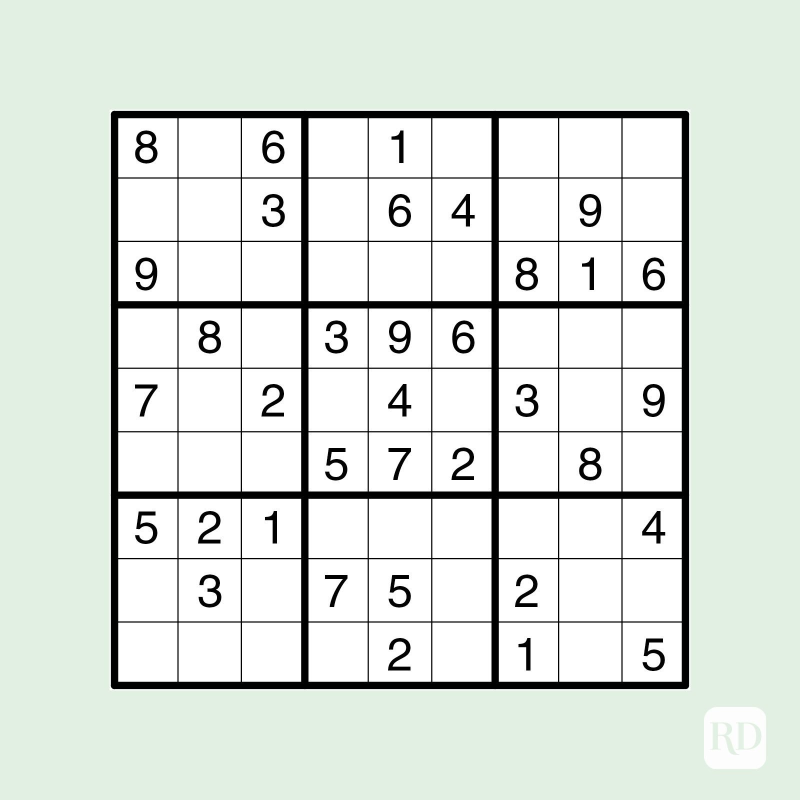
#> input picture sudoku2.jpg, 1600 x 1600 px (shown at 1/2 size)
$ python -i detector.py   (imports and definitions only)
#> lines starting #> are read from the running program, lines starting #| are printed output that depends on the picture; after the words box and inside, x2 and y2 are one past the last pixel; in counts of white or black regions, pixels touching at a corner belong together
import cv2
import numpy as np

from . import config


def preprocess(img):
    '''
        This funciton perfroms basic image preprocessing to make it easy to find contours
    '''
    gray = cv2.cvtColor(img, cv2.COLOR_BGR2GRAY)
    blur = cv2.GaussianBlur(gray, (5,5), 0)
    adaptThresh_inv = cv2.adaptiveThreshold(blur, 255, cv2.ADAPTIVE_THRESH_GAUSSIAN_C, cv2.THRESH_BINARY_INV, 7, 2)

    kernel = cv2.getStructuringElement(cv2.MORPH_ELLIPSE, (2,2))
    opening = cv2.morphologyEx(adaptThresh_inv, cv2.MORPH_OPEN, kernel)
    return opening


QUAD_EPSILON_FACTORS = (0.02, 0.03, 0.04, 0.05)
MAX_CONTOUR_CANDIDATES = 8


def _simplify_to_quad(contour):
    '''
        Simplifies a contour to a clean 4-point polygon via approxPolyDP, tried at a few
        increasing epsilons (real camera contours - lighting, blur, compression noise - often
        don't converge to exactly 4 points at a single fixed epsilon the way a clean synthetic
        shape does).

        Returns None if none of them converge to 4 points. It deliberately does NOT fall back to
        the raw contour: get_corners would then force any blob into a "quad" via its extremal
        points, which is exactly how a face silhouette used to get accepted as a grid.
    '''
    perimeter = cv2.arcLength(contour, True)
    for eps_factor in QUAD_EPSILON_FACTORS:
        approx = cv2.approxPolyDP(contour, eps_factor * perimeter, True)
        if len(approx) == 4:
            return approx
    return None


def quad_solidity(contour, coords):
    '''
        Ratio of the contour's own area to the area of the 4-corner quad through it. A real
        rectangular outline traces its own quad (~1.0); a rounded or irregular silhouette
        disagrees with its extremal-point quad substantially in either direction.
    '''
    quad_area = cv2.contourArea(coords.astype(np.float32).reshape(-1, 1, 2))
    if quad_area <= 0:
        return 0.0
    return cv2.contourArea(contour) / quad_area


def quad_aspect(coords):
    '''Width/height ratio of the quad, averaging each pair of opposite sides.'''
    tleft, tright, bright, bleft = coords
    width = (np.linalg.norm(tright - tleft) + np.linalg.norm(bright - bleft)) / 2
    height = (np.linalg.norm(bleft - tleft) + np.linalg.norm(bright - tright)) / 2
    if height <= 0:
        return 0.0
    return width / height


def is_grid_quad(contour, coords):
    '''
        Full shape test for "is this contour plausibly a sudoku grid outline". validate_rect
        alone is too weak - it only compares opposite side lengths, which an irregular blob's
        extremal points pass easily - so this also requires the contour to actually fill its
        quad (solidity) and to be roughly square (aspect).
    '''
    if not validate_rect(coords):
        return False
    solidity = quad_solidity(contour, coords)
    if not (config.QUAD_SOLIDITY_MIN <= solidity <= config.QUAD_SOLIDITY_MAX):
        return False
    aspect = quad_aspect(coords)
    return config.QUAD_ASPECT_MIN <= aspect <= config.QUAD_ASPECT_MAX


def find_largest_contour(image):
    '''
        Picks the sudoku grid contour out of `image`. A bigger object sharing the frame (a
        face, a hand) can easily have a larger contour area than the puzzle itself, so this
        doesn't just take the single largest-area contour - it checks candidates in descending
        area order and returns the first one that actually validates as a well-formed quad,
        letting a smaller-but-rectangular puzzle win over a bigger but irregular shape.

        Returns (quad, coords, is_valid_rect):
          - quad/coords are None if no contour cleared config.CONTOUR_MIN_AREA at all
          - otherwise they're the first candidate (checked largest-area-first) that passed
            validate_rect, or, if none did, the single largest candidate anyway - so callers
            can distinguish "found something, just not rectangular" from "found nothing"
          - is_valid_rect is False whenever no candidate validated
    '''
    contours, _ = cv2.findContours(image, cv2.RETR_EXTERNAL, cv2.CHAIN_APPROX_SIMPLE)
    candidates = [c for c in contours if cv2.contourArea(c) > config.CONTOUR_MIN_AREA]
    if not candidates:
        return None, None, False

    candidates.sort(key=cv2.contourArea, reverse=True)

    fallback_quad, fallback_coords = None, None
    for contour in candidates[:MAX_CONTOUR_CANDIDATES]:
        quad = _simplify_to_quad(contour)
        if quad is None:
            continue
        coords = get_corners(quad)
        if fallback_quad is None:
            fallback_quad, fallback_coords = quad, coords
        if is_grid_quad(contour, coords):
            return quad, coords, True

    return fallback_quad, fallback_coords, False


def get_corners(biggest_contour):
    '''
        This funciton returns the 4 corner coordinates of the grid.
        In opencv the origin starts at the top left corner of the image,
        so the x axis INCREASES to the RIGHT and DECREASES to the LEFT,
            and y aixis INCREASES downwards and DECREASES upwards

        Hence, the sum of topleft coordinate will have least magnitude and  the sum of bottomright coordinate will have highest magnitude.
        Also the differnece of topright coordinate will have least magnitude and the difference of the bottomleft coordinate will have
            the highest magnitude.

        We return a numpy list of coordinates in the order - [topleft, topright, bottomright, bottomleft]
        THE ORDER IS IMPORTANT
    '''
    coords = np.zeros((4,2), np.float32)
    sumation = biggest_contour.sum(axis=2)
    coords[0] = biggest_contour[np.argmin(sumation)][0]     #topleft
    coords[2] = biggest_contour[np.argmax(sumation)][0]     #bottomright

    difference = np.diff(biggest_contour, axis=2)
    coords[1] = biggest_contour[np.argmin(difference)][0]   #topright
    coords[3] = biggest_contour[np.argmax(difference)][0]   #bottomleft

    return coords


def validate_rect(coords):
    '''
        This function checks if the 4 coordinates form a rectanlge (almost) or not.
            The sudoku grid will be a quadrilateral with almost equal opposite sides

        The points will not form a perfect rectangle so we check if the length of oppposite sides are almost equal
            i.e. the length of smaller side is at least greater than 80% length of the larger side.

        If the condition fails then the points do not form a sudoku grid else the points form a sudoku grid.
    '''
    tleft, tright, bright, bleft = coords

    # using distance formula to calculate the width and height from the 4 coordinates
    widthTop = np.sqrt( ((tright[0] - tleft[0])**2) + ((tright[1] - tleft[1])**2) )
    widthBot = np.sqrt( ((bright[0] - bleft[0])**2) + ((bright[1] - bleft[1])**2) )

    heightRight = np.sqrt(((tright[0] - bright[0]) ** 2) + ((tright[1] - bright[1]) ** 2))
    heightLeft = np.sqrt(((tleft[0] - bleft[0]) ** 2) + ((tleft[1] - bleft[1]) ** 2))

    # the differnce between the lengths of opposited sides must be less than the tolerance fraction of the length of the larger side
    deltaH = config.RECT_SIDE_TOLERANCE * max(heightLeft, heightRight)
    deltaW = config.RECT_SIDE_TOLERANCE * max(widthBot, widthTop)

    if abs(widthTop-widthBot)<deltaW and abs(heightRight-heightLeft)<deltaH:
        return True
    return False


def _downscale(frame, max_dim):
    h, w = frame.shape[:2]
    scale = min(1.0, max_dim / max(h, w))
    if scale < 1.0:
        small = cv2.resize(frame, (int(w * scale), int(h * scale)), interpolation=cv2.INTER_AREA)
    else:
        small = frame
        scale = 1.0
    return small, scale


def find_grid(frame):
    '''
        Detects the sudoku grid quad in `frame`. Contour search runs on a copy downscaled to
        config.DETECTION_MAX_DIM (a 1080p frame otherwise costs ~7x a 640px-wide one for the
        same search).

        Returns (quad, coords, is_grid) scaled back to frame's original resolution, where
        is_grid is the verdict of the full shape test (see is_grid_quad). Callers should trust
        that flag rather than re-running validate_rect, which on its own is too weak to reject
        an irregular blob. (None, None, False) means nothing cleared the area threshold.
    '''
    small, scale = _downscale(frame, config.DETECTION_MAX_DIM)
    processed = preprocess(small)
    quad, coords, is_grid = find_largest_contour(processed)
    if quad is None:
        return None, None, False

    if scale != 1.0:
        quad = np.round(quad.astype(np.float32) / scale).astype(np.int32)
        coords = coords / scale

    return quad, coords, is_grid


# [95 lines left out: functions _line_positions, _fit_ten_boundaries, find_cell_boundaries, perspective_transform, not called in this run]

>>> import cv2
>>> picture = cv2.imread('../sudoku2.jpg')
#> picture is the input picture: shape (1600, 1600, 3); mean B, G, R 221.5, 227.7, 221.1
>>> result = find_grid(picture)
#> in _downscale, `small = cv2.resize(frame, (int(w * scale), int(h * scale)), interpolat..`:
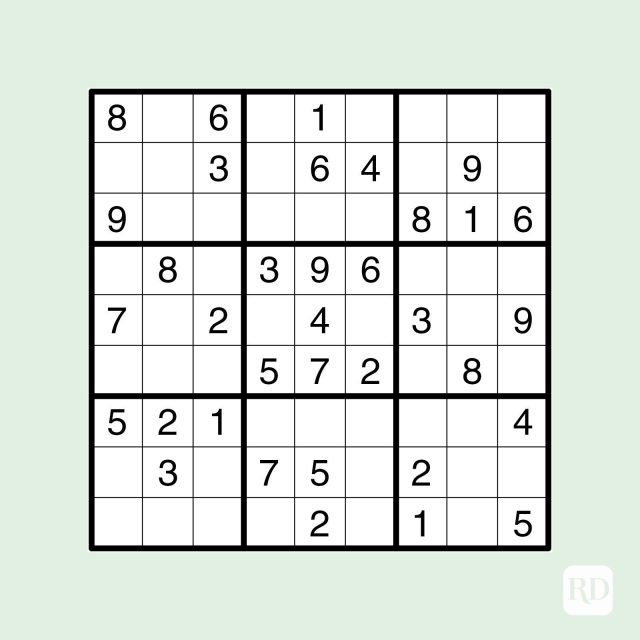
#> small: shape (640, 640, 3); mean B, G, R 221.5, 227.7, 221.1
#> in find_grid, `small, scale = _downscale(frame, config.DETECTION_MAX_DIM)`: scale = 0.4
#> in preprocess, `blur = cv2.GaussianBlur(gray, (5,5), 0)`:
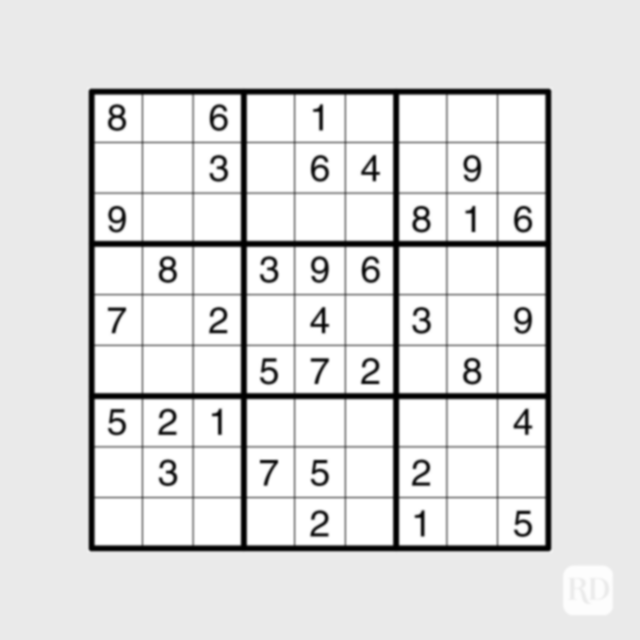
#> blur: shape (640, 640); min 0, max 255, mean 224.9
#> in preprocess, `adaptThresh_inv = cv2.adaptiveThreshold(blur, 255, cv2.ADAPTIVE_THRESH..`:
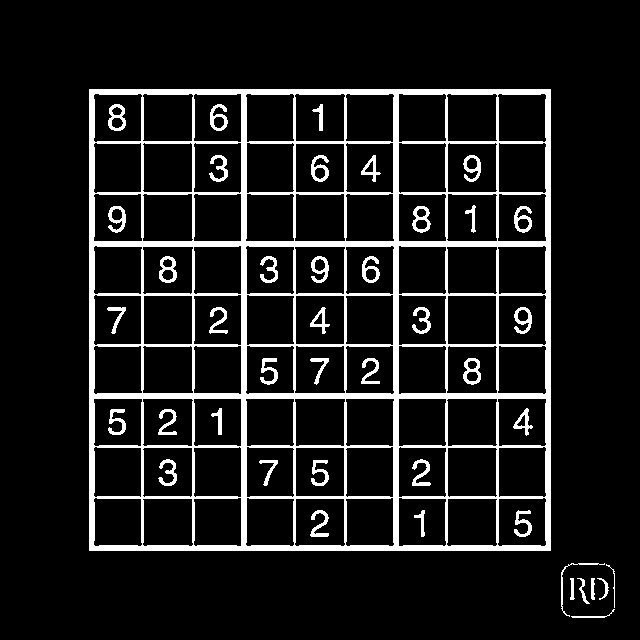
#> adaptThresh_inv: shape (640, 640); 10.7% white; 43 white regions, largest, box (x1, y1, x2, y2) and area: (89, 89, 551, 551) 36100, (108, 104, 126, 131) 245, (159, 256, 177, 283) 244
#> in preprocess, `opening = cv2.morphologyEx(adaptThresh_inv, cv2.MORPH_OPEN, kernel)`:
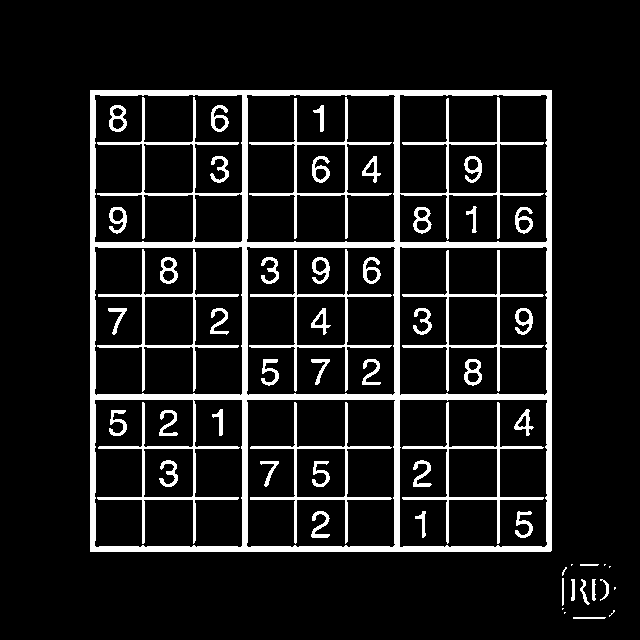
#> opening: shape (640, 640); 10.7% white; 57 white regions (8 under 20 px)
#> in find_largest_contour, `contours, _ = cv2.findContours(image, cv2.RETR_EXTERNAL, cv2.CHAIN_APP..`: contours = 16 contours, 9 with area under 20; largest, box (x1, y1, x2, y2) and area: (90, 90, 552, 552) 212520, (580, 579, 590, 605) 56, (571, 579, 575, 601) 46, (592, 579, 596, 601) 46, (600, 579, 609, 601) 40, (573, 617, 606, 619) 32, (562, 578, 564, 606) 26
#> in find_largest_contour, `candidates = [c for c in contours if cv2.contourArea(c) > config.CONTO..`: candidates = 1 item
#> the loop in find_largest_contour, `for contour in candidates[:MAX_CONTOUR_CANDIDATES]:` made 1 pass
#> (perimeter in _simplify_to_quad, sumation in get_corners, difference in get_corners, fallback_quad) on pass 1: (1843.4, [180, 641, 1101, 641], [0, 461, 1, -461], [[90, 90], [90, 551], [550, 551], [551, 90]])
#> in find_grid, `quad, coords, is_grid = find_largest_contour(processed)`: quad = [[90, 90], [90, 551], [550, 551], [551, 90]]; coords = [[90, 90], [551, 90], [550, 551], [90, 551]]; is_grid = True
#> in find_grid, `quad = np.round(quad.astype(np.float32) / scale).astype(np.int32)`: quad = [[225, 225], [225, 1378], [1375, 1378], [1378, 225]]
#> in find_grid, `coords = coords / scale`: coords = [[225, 225], [1377.5, 225], [1375, 1377.5], [225, 1377.5]]
#> result = ([[225, 225], [225, 1378], [1375, 1378], [1378, 225]], [[225, 225], [1377.5, 225], [1375, 1377.5], [225, 1377.5]], True)
